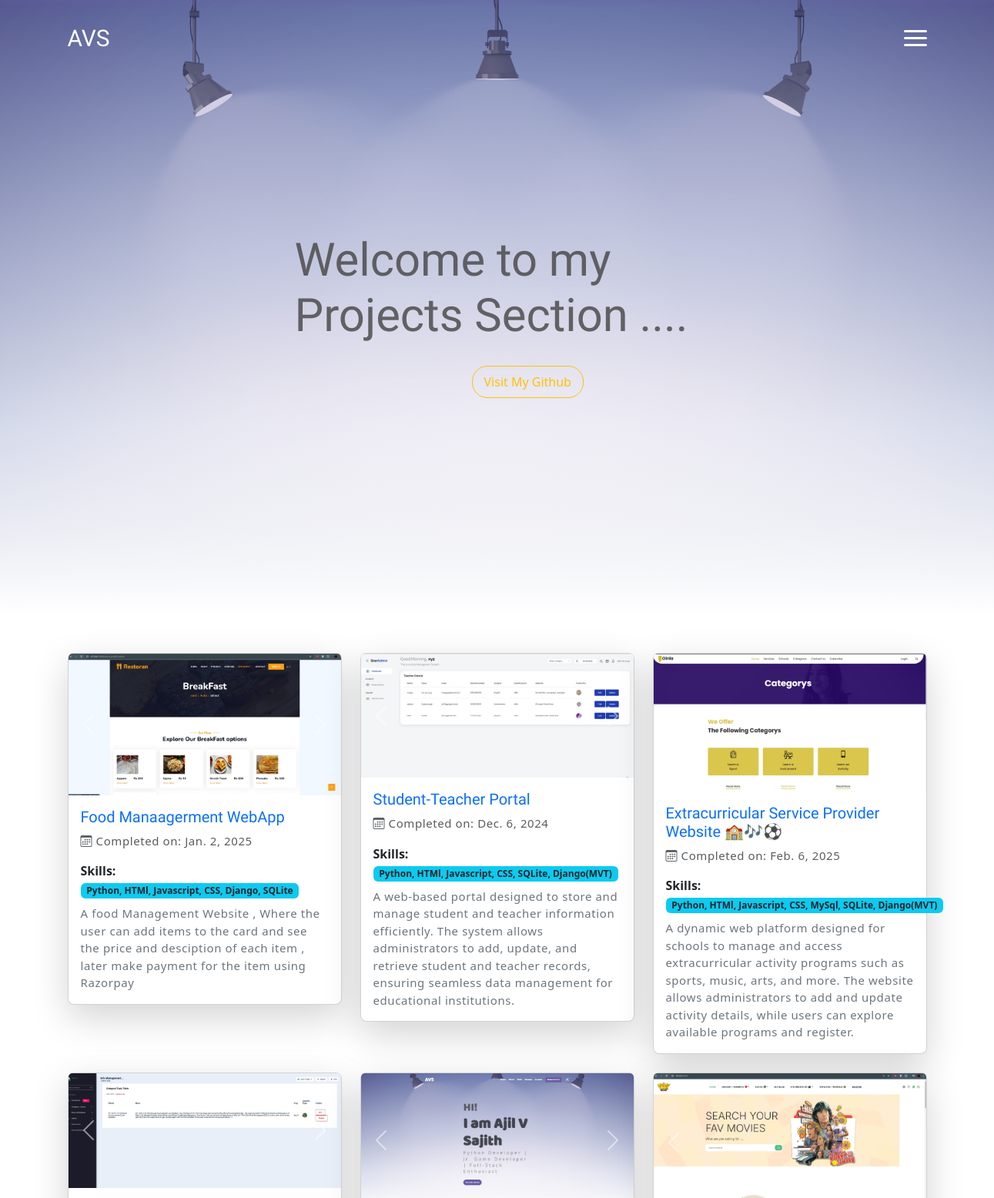
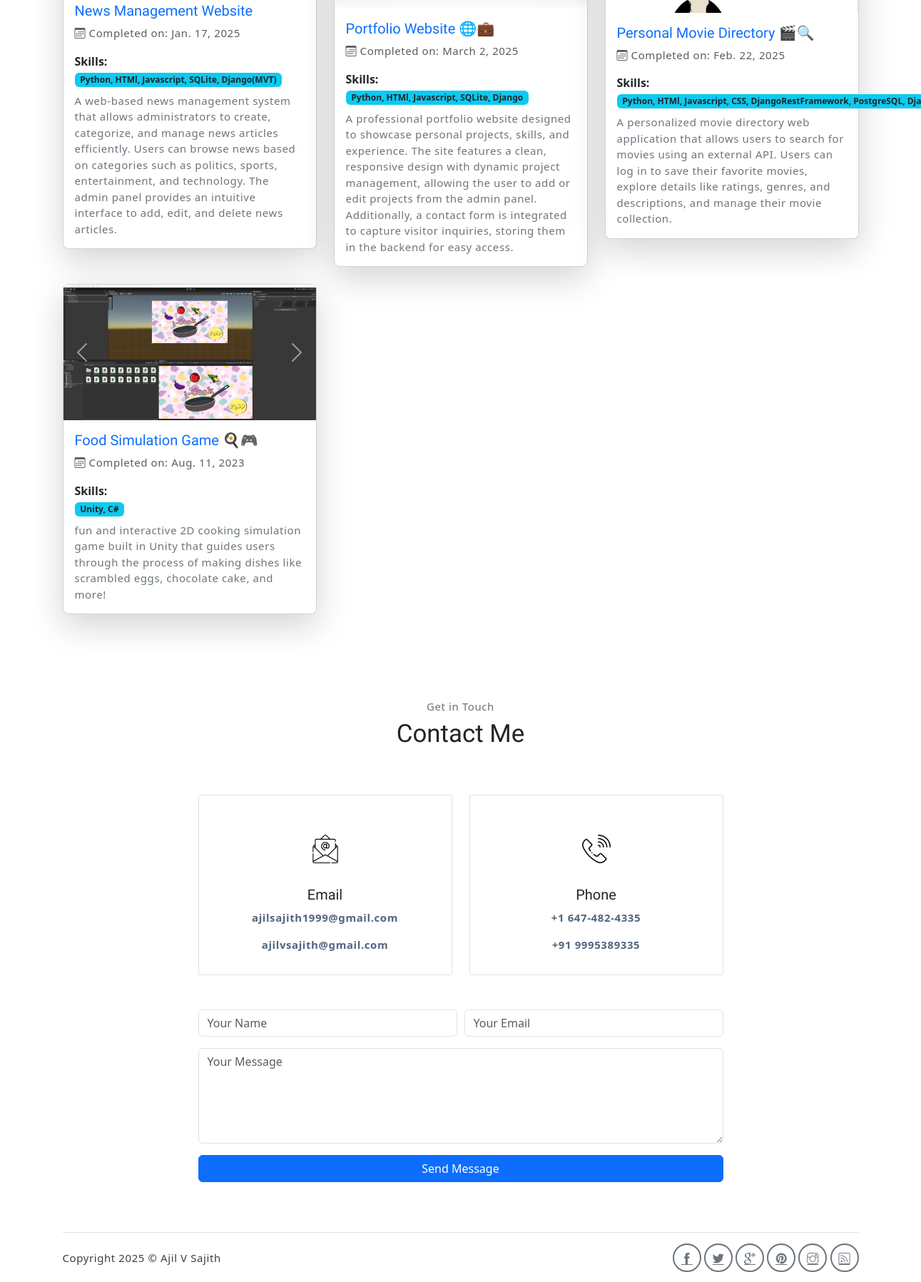
Screenshot of /Project/ with the database file from the repository (2 pictures, top to bottom).
### InfoApp/models.py (models this page shows)
class ProjectDb(models.Model):
    name = models.CharField(max_length=255, null=True, blank=True)
    desc = models.TextField(max_length=250, null=True, blank=True)
    date = models.DateField(null=True, blank=True)
    img1 = models.ImageField(upload_to="projects/", null=True, blank=True)
    img2 = models.ImageField(upload_to="projects/", null=True, blank=True)
    img3 = models.ImageField(upload_to="projects/", null=True, blank=True)
    skills = models.TextField(max_length=200,null=True, blank=True)

### Webapp/views.py (the view)
# urls.py: path('Project/',views.Project,name="Project"),
def Project(request):
    projects=ProjectDb.objects.all()
    return render(request,"Project.html",{'projects':projects})

### Webapp/templates/Project.html (shortened to what this page needs)
<!DOCTYPE html>
{% load static %}
<html lang="en">
<head>
    <link rel="stylesheet" href="{% static 'assets/vendors/themify-icons/css/themify-icons.css' %}">
    <link rel="stylesheet" href="{% static 'assets/css/meyawo.css' %}">
<link href="https://cdn.jsdelivr.net/npm/bootstrap@5.3.0/dist/css/bootstrap.min.css" rel="stylesheet">
<link rel="stylesheet" href="https://cdn.jsdelivr.net/npm/bootstrap-icons/font/bootstrap-icons.css">
</head>
<body data-spy="scroll" data-target=".navbar" data-offset="40" id="home">
<nav class="custom-navbar" data-spy="affix" data-offset-top="20">
    <div class="container">
        <a class="logo" href="{% url 'HomePage' %}">AVS</a>
        <ul class="nav">
        </ul>
        <a href="javascript:void(0)" id="nav-toggle" class="hamburger hamburger--elastic">
            <div class="hamburger-box">
                <div class="hamburger-inner"></div>
            </div>
        </a>
    </div>
</nav>
    <header id="home" class="header">
        <div class="overlay"></div>
        <div class="header-content container">
            <h1 class="header-title">
                <span class="up">Welcome to my Projects Section ....</span>
            </h1>
            <a href="https://github.com/Ajilv"><button class="btn btn-outline-warning" style="margin-left:230px;">Visit My Github</button></a>
        </div>
    </header>
  <div class="container my-5" id="project">
    <div class="row g-4">
        {% for project in projects %}
            <div class="col-md-4">
                <div class="card shadow-lg rounded-3">
                    <div id="carousel{{ forloop.counter }}" class="carousel slide" data-bs-ride="carousel">
                        <div class="carousel-inner">
                            {% if project.img1 %}
                                <div class="carousel-item active">
                                    <img src="{{ project.img1.url }}" class="d-block w-100 card-img-top" alt="Project Image 1">
                                </div>
                            {% endif %}
                        </div>
                        <button class="carousel-control-prev" type="button" data-bs-target="#carousel{{ forloop.counter }}" data-bs-slide="prev">
                            <span class="carousel-control-prev-icon" aria-hidden="true"></span>
                        </button>
                        <button class="carousel-control-next" type="button" data-bs-target="#carousel{{ forloop.counter }}" data-bs-slide="next">
                            <span class="carousel-control-next-icon" aria-hidden="true"></span>
                        </button>
                    </div>
                    <div class="card-body">
                        <h5 class="card-title text-primary">{{ project.name }}</h5>
                        {% if project.date %}
                            <p class="text-muted"><i class="bi bi-calendar3"></i> Completed on: {{ project.date }}</p>
                        {% endif %}
                        <div class="mb-2">
                            <strong>Skills:</strong>
                            <div>
                                    <span class="badge bg-info text-dark me-1">{{ project.skills }}</span>
                            </div>
                        </div>
                        <p class="card-text text-secondary">{{ project.desc }}</p>
                    </div>
                </div>
            </div>
        {% endfor %}
    </div>
</div>
<section class="section" id="contact">
    <div class="container text-center">
        <p class="section-subtitle">Get in Touch</p>
        <h6 class="section-title mb-6">Contact Me</h6>
        <div class="row justify-content-center">
            <div class="col-md-6 col-lg-4">
                <div class="service-card">
                    <div class="body" style="padding: 15px;">
                        <img src="{% static 'assets/imgs/email.png' %}" alt="Email Icon" class="icon" style="height: 40px; width: 40px;">
                        <h6 class="title mt-2">Email</h6>
                        <p style="font-weight: 700; color: rgb(82, 101, 129);">ajilsajith1999@gmail.com</p>
                        <p style="font-weight: 700; color: rgb(82, 101, 129);">ajilvsajith@gmail.com</p>
                    </div>
                </div>
            </div>
            <div class="col-md-6 col-lg-4">
                <div class="service-card">
                    <div class="body" style="padding: 15px;">
                        <img src="{% static 'assets/imgs/phone.png' %}" alt="Phone Icon" class="icon" style="height: 40px; width: 40px;">
                        <h6 class="title mt-2">Phone</h6>
                        <p style="font-weight: 700; color: rgb(82, 101, 129);">+1 647-482-4335</p>
                        <p style="font-weight: 700; color: rgb(82, 101, 129);">+91 9995389335</p>
                    </div>
                </div>
            </div>
        </div>
        <div class="row mt-5">
            <div class="col-lg-8 mx-auto">
                <form action="{% url 'save_contact' %}" method="post" class="contact-form">
                    <div class="form-row">
                        <div class="form-group col-md-6">
                            <input type="text" class="form-control" id="name" placeholder="Your Name" required>
                        </div>
                        <div class="form-group col-md-6">
                            <input type="email" class="form-control" id="email" placeholder="Your Email" required>
                        </div>
                    </div>
                    <div class="form-group">
                        <textarea class="form-control" id="message" rows="5" placeholder="Your Message" required></textarea>
                    </div>
                    <button type="submit" class="btn btn-primary btn-block">Send Message</button>
                </form>
            </div>
        </div>
    </div>
</section>
    <div class="container">
        <footer class="footer">
            <p class="mb-0">Copyright
                <script>document.write(new Date().getFullYear())</script> &copy;
                Ajil V Sajith
            </p>
            <div class="social-links text-right m-auto ml-sm-auto">
                <a href="javascript:void(0)" class="link"><i class="ti-facebook"></i></a>
                <a href="javascript:void(0)" class="link"><i class="ti-twitter-alt"></i></a>
                <a href="javascript:void(0)" class="link"><i class="ti-google"></i></a>
                <a href="javascript:void(0)" class="link"><i class="ti-pinterest-alt"></i></a>
                <a href="javascript:void(0)" class="link"><i class="ti-instagram"></i></a>
                <a href="javascript:void(0)" class="link"><i class="ti-rss"></i></a>
            </div>
        </footer>
    </div>
</body>
</html>

### rows the page displays
ProjectDb: img1 (picture), name "Food Manaagerment WebApp", date "Jan. 2, 2025", skills "Python, HTMl, Javascript, CSS, Django, SQLite", desc "A food Management Website , Where the user can add items to the card and see the price and desciption of each item , later make payment for the item using Razorpay"
ProjectDb: img1 (picture), name "Student-Teacher Portal", date "Dec. 6, 2024", skills "Python, HTMl, Javascript, CSS, SQLite, Django(MVT)", desc "A web-based portal designed to store and manage student and teacher information efficiently. The system allows administrators to add, update, and retrieve student and teacher records, ensuring seamless data management for educational institutions."
ProjectDb: img1 (picture), name "Extracurricular Service Provider Website 🏫🎶⚽", date "Feb. 6, 2025", skills "Python, HTMl, Javascript, CSS, MySql, SQLite, Django(MVT)", desc "A dynamic web platform designed for schools to manage and access extracurricular activity programs such as sports, music, arts, and more. The website allows administrators to add and update activity details, while users can explore available programs and register."
ProjectDb: img1 (picture), name "News Management Website", date "Jan. 17, 2025", skills "Python, HTMl, Javascript, SQLite, Django(MVT)", desc "A web-based news management system that allows administrators to create, categorize, and manage news articles efficiently. Users can browse news based on categories such as politics, sports, entertainment, and technology. The admin panel provides an intuitive interface to add, edit, and delete news articles."
ProjectDb: img1 (picture), name "Portfolio Website 🌐💼", date "March 2, 2025", skills "Python, HTMl, Javascript, SQLite, Django", desc "A professional portfolio website designed to showcase personal projects, skills, and experience. The site features a clean, responsive design with dynamic project management, allowing the user to add or edit projects from the admin panel. Additionally, a contact form is integrated to capture visitor inquiries, storing them in the backend for easy access."
ProjectDb: img1 (picture), name "Personal Movie Directory 🎬🔍", date "Feb. 22, 2025", skills "Python, HTMl, Javascript, CSS, DjangoRestFramework, PostgreSQL,…", desc "A personalized movie directory web application that allows users to search for movies using an external API. Users can log in to save their favorite movies, explore details like ratings, genres, and descriptions, and manage their movie collection."
ProjectDb: img1 (picture), name "Food Simulation Game 🍳🎮", date "Aug. 11, 2023", skills "Unity, C#", desc "fun and interactive 2D cooking simulation game built in Unity that guides users through the process of making dishes like scrambled eggs, chocolate cake, and more!"
